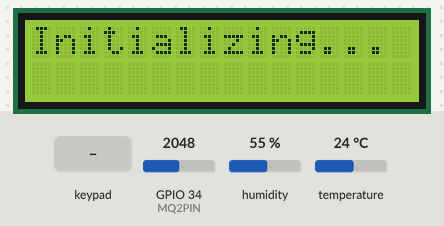
Bench run of a sketch on a simulated ESP32. Shown: 16×2 character LCD. The inputs (shaded band) are chosen by the test bench; at power-on: humidity 55 %, GPIO 34 (MQ2PIN) = 2048, temperature 24 °C. WiFi joins after 1.5 s; servers stay silent unless stated.

Above: at 1.9 s.
At 5.0 s:
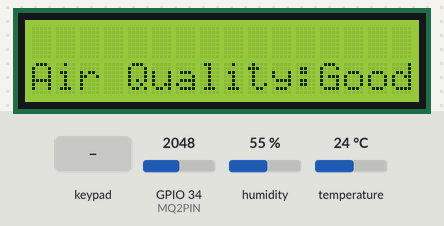
5.1 s: humidity set to 79 %
8.1 s: humidity set to 82 %
At 12.1 s:
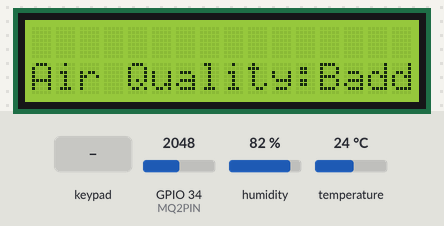
12.4 s: key 'A' pressed
At 14.1 s:
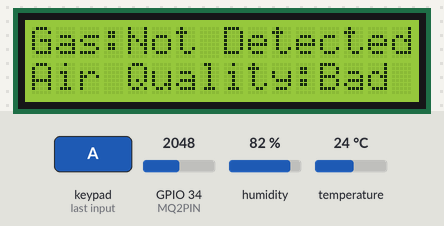
14.4 s: GPIO 34 (MQ2PIN) set to 2558
16.1 s: GPIO 34 (MQ2PIN) set to 2637
At 17.2 s:
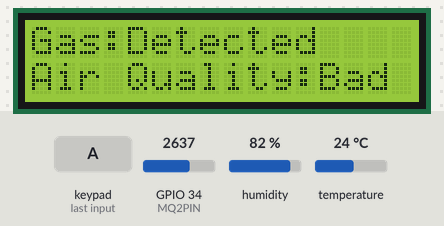
18.4 s: key 'B' pressed
At 19.9 s:
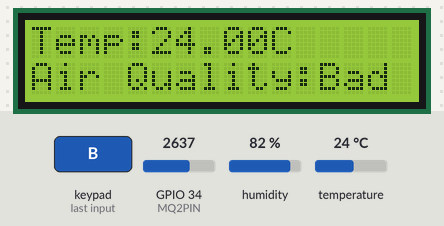
Timing chart, 0 to 21.4 s (numbered marks = the images above; inputs shaded):
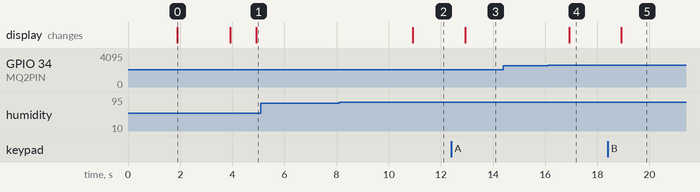

The sketch:

uts_iot_praktik_a_2107411007_sandhi_karunia_sugihartana.ino
```cpp
// Nama: Sandhi Karunia Sugihartana
// NIM: 2107411007
// Kelas: TI-6A
// Mata Kuliah: Internet of Things
// Praktik Pilihan 'A'

#define BLYNK_PRINT Serial
#define BLYNK_TEMPLATE_ID "TMPL6-2cViFoq"
#define BLYNK_TEMPLATE_NAME "UTS IoT 2107411007 Sandhi Karunia Sugihartana"
#define BLYNK_AUTH_TOKEN ""

#include <Wire.h>
#include <LiquidCrystal_I2C.h>
#include <Keypad.h>
#include <DHT.h>
#include <WiFi.h>
#include <BlynkSimpleEsp32.h>

// Blynk Auth Token
char auth[] = "";

// WiFi credentials
char ssid[] = "POCO M3 Pro 5G";
char pass[] = "61616161";

// DHT11
#define DHTPIN 19
#define DHTTYPE DHT11
DHT dht(DHTPIN, DHTTYPE);

// MQ2
#define MQ2PIN 34

// LCD I2C
LiquidCrystal_I2C lcd(0x27, 16, 2);

// Keypad
const byte ROWS = 4;
const byte COLS = 4;
char keys[ROWS][COLS] = {
  { '1', '2', '3', 'A' },
  { '4', '5', '6', 'B' },
  { '7', '8', '9', 'C' },
  { '*', '0', '#', 'D' }
};
byte rowPins[ROWS] = { 18, 5, 17, 16 };
byte colPins[COLS] = { 4, 0, 2, 15 };
Keypad keypad = Keypad(makeKeymap(keys), rowPins, colPins, ROWS, COLS);

// Variables
int gas;
int unit = 10;
float temperature;
float humidity;
String gasInformation;
String airInformation;
BlynkTimer blynkTimer;

void setup() {
  // Initialize serial monitor
  Serial.begin(115200);

  // Initialize DHT sensor
  dht.begin();

  // Initialize LCD
  lcd.init();
  lcd.backlight();

  // Initialize WiFi and Blynk
  Blynk.begin(auth, ssid, pass);

  // Display initial message
  lcd.setCursor(0, 0);
  lcd.print("Initializing...");
  delay(2000);
  lcd.clear();
  lcd.setCursor(0, 1);
  lcd.print("Press A/B/C");

  blynkTimer.setInterval(1000, interval);
}

void loop() {
  // Blynk
  Blynk.run();

  // Read sensor data
  temperature = dht.readTemperature();
  humidity = dht.readHumidity();

  if (isnan(temperature) || isnan(humidity)) {
    Serial.println("Failed to read from DHT sensor!");
    return;
  }

  gas = analogRead(MQ2PIN);

  // Check keypad input
  char key = keypad.getKey();
  if (key) {
    switch (key) {
      case 'A': unit = 0; break;
      case 'B': unit = 1; break;
      case 'C': unit = 2; break;
    }
  }

  blynkTimer.run();
}

void interval() {
  if (gas >= 2600) {
    gasInformation = "Detected";
  } else {
    gasInformation = "Not Detected";
  }

  if (temperature > 36 || humidity > 80 || gas >= 2600) {
    airInformation = "Bad";
  } else {
    airInformation = "Good";
  }

  // Update LCD
  lcd.setCursor(0, 0);
  switch (unit) {
    case 0:
      lcd.clear();
      lcd.print("Gas:");
      if (gas >= 2600) {
        lcd.print("Detected");
      } else {
        lcd.print("Not Detected");
      }
      break;
    case 1:
      lcd.clear();
      lcd.print("Temp:");
      lcd.print(temperature);
      lcd.print("C");
      break;
    case 2:
      lcd.clear();
      lcd.print("Humidity:");
      lcd.print(humidity);
      lcd.print("%");
      break;
  }

  lcd.setCursor(0, 1);
  lcd.print("Air Quality:");
  if (temperature > 36 || humidity > 80 || gas >= 2600) {
    lcd.print("Bad");
  } else {
    lcd.print("Good");
  }

  // Update Blynk
  Blynk.virtualWrite(V5, humidity);
  Blynk.virtualWrite(V6, temperature);
  Blynk.virtualWrite(V7, gasInformation);
  Blynk.virtualWrite(V8, airInformation);
}
```

Measured:
- the behaviour switches between 80 and 81 % on humidity (found by bisection; images 1 and 2)
- the behaviour switches between 2599 and 2600 on GPIO 34 (MQ2PIN) (found by bisection; images 3 and 4)
- after the input at 5.1 s, every drawn part: stays the same
- after the input at 8.1 s, the display: changes after 2.8 s (image 2)
- after the input at 12.4 s, the display: changes after 0.53 s (image 3)
- after the input at 14.4 s, every drawn part: stays the same
- after the input at 16.1 s, the display: changes after 0.83 s (image 4)
- after the input at 18.4 s, the display: changes after 0.52 s (image 5)
- what the display in image 0 shows lasts 2.0 s, from 1.9 s to 3.9 s
